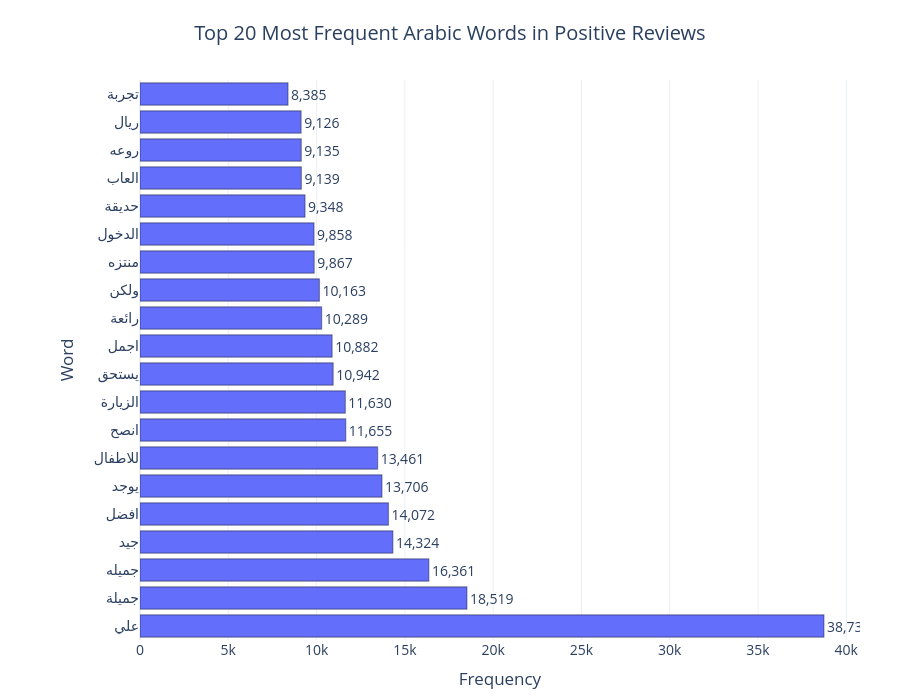
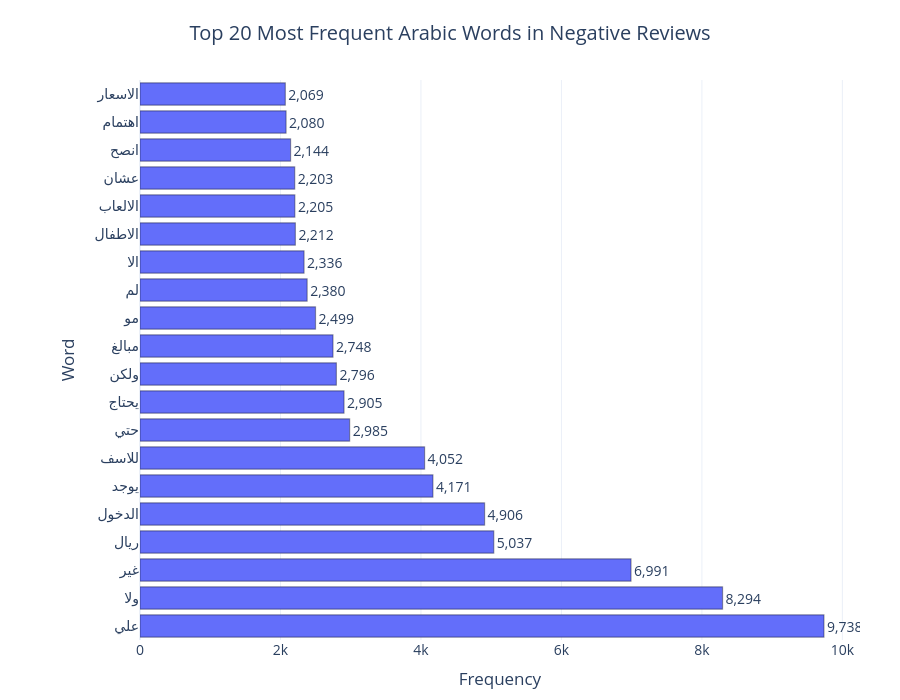

Here is the notebook cell these charts were saved with, in order:
### Code cell
import pandas as pd
from collections import Counter
import plotly.graph_objects as go

# =========================================================
# SETTINGS
# =========================================================
TEXT_COL = "Text_Base"   # غيّرها إذا عندك اسم مختلف
TOP_N = 20

# =========================================================
# 1) توحيد عمود النجوم
# =========================================================
star_cols = [c for c in gm_df.columns if c.strip().lower() == "stars"]

if len(star_cols) == 0:
    raise ValueError("No Stars column found in gm_df.")
elif len(star_cols) == 1:
    gm_df["Stars_unified"] = gm_df[star_cols[0]]
else:
    gm_df["Stars_unified"] = gm_df[star_cols].bfill(axis=1).iloc[:, 0]

gm_df["Stars_unified"] = pd.to_numeric(gm_df["Stars_unified"], errors="coerce")

# =========================================================
# 2) دوال مساعدة
# =========================================================
def keep_arabic_only(token: str) -> str:
    # يبقي الحروف العربية فقط ويستبعد الإنجليزية والأرقام والرموز
    return "".join(ch for ch in str(token) if '\u0600' <= ch <= '\u06FF')

# =========================================================
# 3) كلمات مستبعدة
# =========================================================
AR_STOPWORDS = set("""
و في من على الى إلى عن مع ما لا نعم بس لكن او أو اذا إذا ان إن انه إنها هذا هذه ذلك تلك ثم
جدا جدًا مرة مرا كل كان كانت يكون تكون كانوا يكونون عند عنده عندها عندهم فيه فيها هنا هناك
كما ايضا أيضًا فقط قد بعد قبل بين حتى ضمن حول تحت فوق داخل خارج الذي التي الذين اللواتي
له لها لهم هن يا أي اي أم بل حيث حيثما فقط جدا جداً مرة مره شيء شي
الخ ال بعد قبل اكثر أقل أقلها أكثرها الى الى من عن على في ثم او أم
""".split())

RELIGIOUS_EXCLUDE = set("""
الله لله بالله والله تالله اللهم إله الاله الإله ربي رب الرب ياالله يااللهم
""".split())

GENERIC_EXCLUDE = set("""
مكان المكان جدا جداً مره مرة شيء شي اليوم امس بكرا ايضا أيضًا بصراحة الصراحه مررره
اللي الي انه انها أنهم انهن هذي هذيك هذه هذا هناك هنا كله كلها كلهم
مرة مره جدا جداً حلو جميل ممتاز سيء سيئة رائع رائعه روعة
""".split())

ALL_EXCLUDE = AR_STOPWORDS | RELIGIOUS_EXCLUDE | GENERIC_EXCLUDE

# =========================================================
# 4) استخراج التوب كلمات
# =========================================================
def extract_top_words(df_subset: pd.DataFrame, text_col: str, top_n: int = 20) -> pd.DataFrame:
    text_series = df_subset[text_col].dropna().astype(str)

    words = text_series.str.split().explode().dropna()
    words = words.map(keep_arabic_only)
    words = words.str.strip()

    words = words[
        (words.str.len() >= 2) &
        (~words.isin(ALL_EXCLUDE))
    ]

    # استبعاد بقايا غير مفيدة
    words = words[~words.isin([
        "ال", "وال", "بال", "لل", "ثم", "قد", "او", "أي", "اي",
        "هذا", "هذه", "ذلك", "تلك", "التي", "الذي"
    ])]

    top_df = pd.DataFrame(
        Counter(words).most_common(top_n),
        columns=["word", "frequency"]
    )

    return top_df

# =========================================================
# 5) رسم الشارت التفاعلي
# =========================================================
def plot_top_words_interactive(top_df: pd.DataFrame, title: str):
    if top_df.empty:
        print(f"No data available for: {title}")
        return

    plot_df = top_df.sort_values("frequency", ascending=True).copy()

    fig = go.Figure()

    fig.add_trace(go.Bar(
        x=plot_df["frequency"],
        y=plot_df["word"],   # بدون fix_arabic عشان ما تنعكس
        orientation="h",
        text=plot_df["frequency"].apply(lambda x: f"{x:,}"),
        textposition="outside",
        hovertemplate=
        "<b>Word:</b> %{y}<br>" +
        "<b>Frequency:</b> %{x:,}<extra></extra>",
        marker=dict(
            line=dict(width=1.2, color="rgba(0,0,0,0.35)")
        )
    ))

    fig.update_layout(
        title=title,
        title_x=0.5,
        template="plotly_white",
        xaxis_title="Frequency",
        yaxis_title="Word",
        height=700,
        font=dict(size=14),
        margin=dict(l=140, r=40, t=80, b=60)
    )

    fig.update_xaxes(showgrid=True)
    fig.update_yaxes(showgrid=False, autorange="reversed")

    fig.show()

# =========================================================
# 6) تقسيم التعليقات حسب النجوم
# =========================================================
positive_df = gm_df[gm_df["Stars_unified"].isin([4, 5])].copy()
negative_df = gm_df[gm_df["Stars_unified"].isin([1, 2])].copy()

print("Positive reviews:", positive_df.shape[0])
print("Negative reviews:", negative_df.shape[0])

# =========================================================
# 7) استخراج أعلى الكلمات
# =========================================================
top_positive_words = extract_top_words(positive_df, TEXT_COL, TOP_N)
top_negative_words = extract_top_words(negative_df, TEXT_COL, TOP_N)

print("\nTop Positive Words:")
print(top_positive_words)

print("\nTop Negative Words:")
print(top_negative_words)

# =========================================================
# 8) عرض الشارتين
# =========================================================
plot_top_words_interactive(
    top_positive_words,
    "Top 20 Most Frequent Arabic Words in Positive Reviews"
)

plot_top_words_interactive(
    top_negative_words,
    "Top 20 Most Frequent Arabic Words in Negative Reviews"
)

### Figure 1 — Plotly figure (JSON) as saved in the notebook; plotly's stock layout.template omitted (floating-point values rounded to 4 significant figures)
{"data": [{"hovertemplate": "<b>Word:</b> %{y}<br><b>Frequency:</b> %{x:,}<extra></extra>", "marker": {"line": {"color": "rgba(0,0,0,0.35)", "width": 1.2}}, "orientation": "h", "text": ["8,385", "9,126", "9,135", "9,139", "9,348", "9,858", "9,867", "10,163", "10,289", "10,882", "10,942", "11,630", "11,655", "13,461", "13,706", "14,072", "14,324", "16,361", "18,519", "38,738"], "textposition": "outside", "type": "bar", "x": [8385, 9126, 9135, 9139, 9348, 9858, 9867, 10163, 10289, 10882, 10942, 11630, 11655, 13461, 13706, 14072, 14324, 16361, 18519, 38738], "y": ["تجربة", "ريال", "روعه", "العاب", "حديقة", "الدخول", "منتزه", "ولكن", "رائعة", "اجمل", "يستحق", "الزيارة", "انصح", "للاطفال", "يوجد", "افضل", "جيد", "جميله", "جميلة", "علي"]}], "layout": {"font": {"size": 14}, "height": 700, "margin": {"b": 60, "l": 140, "r": 40, "t": 80}, "title": {"text": "Top 20 Most Frequent Arabic Words in Positive Reviews", "x": 0.5}, "xaxis": {"showgrid": true, "title": {"text": "Frequency"}}, "yaxis": {"autorange": "reversed", "showgrid": false, "title": {"text": "Word"}}}}

### Figure 2 — Plotly figure (JSON) as saved in the notebook; plotly's stock layout.template omitted (floating-point values rounded to 4 significant figures)
{"data": [{"hovertemplate": "<b>Word:</b> %{y}<br><b>Frequency:</b> %{x:,}<extra></extra>", "marker": {"line": {"color": "rgba(0,0,0,0.35)", "width": 1.2}}, "orientation": "h", "text": ["2,069", "2,080", "2,144", "2,203", "2,205", "2,212", "2,336", "2,380", "2,499", "2,748", "2,796", "2,905", "2,985", "4,052", "4,171", "4,906", "5,037", "6,991", "8,294", "9,738"], "textposition": "outside", "type": "bar", "x": [2069, 2080, 2144, 2203, 2205, 2212, 2336, 2380, 2499, 2748, 2796, 2905, 2985, 4052, 4171, 4906, 5037, 6991, 8294, 9738], "y": ["الاسعار", "اهتمام", "انصح", "عشان", "الالعاب", "الاطفال", "الا", "لم", "مو", "مبالغ", "ولكن", "يحتاج", "حتي", "للاسف", "يوجد", "الدخول", "ريال", "غير", "ولا", "علي"]}], "layout": {"font": {"size": 14}, "height": 700, "margin": {"b": 60, "l": 140, "r": 40, "t": 80}, "title": {"text": "Top 20 Most Frequent Arabic Words in Negative Reviews", "x": 0.5}, "xaxis": {"showgrid": true, "title": {"text": "Frequency"}}, "yaxis": {"autorange": "reversed", "showgrid": false, "title": {"text": "Word"}}}}
